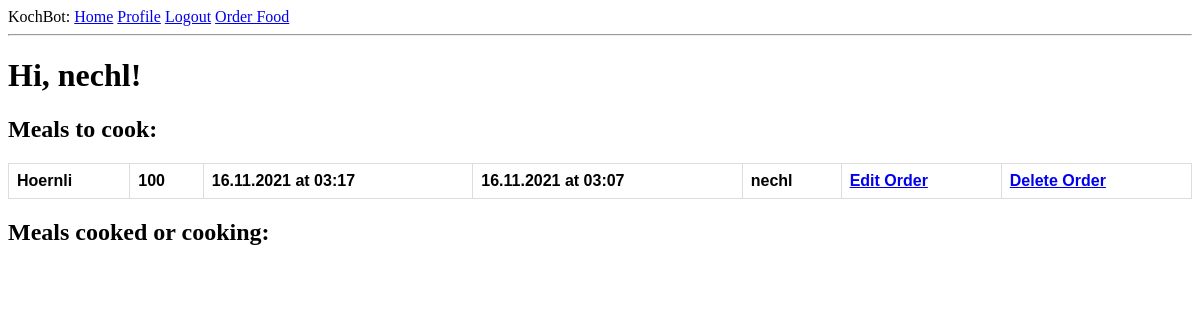
The page /index (signed in) on the database its author committed.
### app/models.py (models this page shows, shortened)
class User(UserMixin, db.Model):
    id = db.Column(db.Integer, primary_key=True)
    username = db.Column(db.String(64), index=True, unique=True)
    email = db.Column(db.String(120), index=True, unique=True)
    password_hash = db.Column(db.String(128))
    orders = db.relationship('Order', backref='author', lazy='dynamic')

class Order(db.Model):
    id = db.Column(db.Integer, primary_key = True)
    food = db.Column(db.String(140))
    timestamp = db.Column(db.DateTime,  default=datetime.utcnow)
    amount = db.Column(db.Integer())
    finished_at = db.Column(db.DateTime, index = True)
    start_at = db.Column(db.DateTime)
    user_id = db.Column(db.Integer, db.ForeignKey('user.id'))
    cooking = db.Column(db.Boolean, default = False)

### app/routes.py (the view)
@app.route('/')
@app.route('/index')
@login_required
def index():
    orders = Order.query.filter_by(cooking = False).order_by(Order.finished_at.asc()).all()
    orders_cooked = Order.query.filter_by(cooking = True).order_by(Order.finished_at.asc()).all()
    return render_template('index.html', title='Home', orders=orders, orders_cooked = orders_cooked)

### app/models.py (called while the page is built)
@login.user_loader
def load_user(id):
    return User.query.get(int(id))

### app/templates/index.html (shortened to what this page needs)
{% extends "base.html" %}
{% block content %}
    <div class="MainContent">
        <h1>Hi, {{ current_user.username }}!</h1>
        <h2>Meals to cook:</h2>
        <table id="orders">
            {% for order in orders %}
                {% include '_order.html' %}
            {% endfor %}
        </table>
        <h2>Meals cooked or cooking:</h2>
    </div>
{% endblock %}

### app/templates/_order.html
<tr id="orders">
    <th id="orders">{{ order.food }}</th>
    <th id="orders">{{ order.amount }}</th>
    <th id="orders">{{ order.finished_at.strftime("%d.%m.%Y at %H:%M") }}</th>
    <th id="orders">{{ order.start_at.strftime("%d.%m.%Y at %H:%M") }}</th>
    <th id="orders">{{ order.user_id }}</th>
    <th id="orders"><a href="{{ url_for('edit_order', id=order.id) }}">Edit Order</a></th>
    <th id="orders"><a href="{{ url_for('delete_order', id=order.id) }}">Delete Order</a></th>
</tr>

### app/static/style/style.css (style rules this page uses)
table#orders { font-family: Arial, sans-serif; font-style:normal; border-collapse: collapse; width: 100%; }
td#orders, th#orders { border: 1px solid #dddddd; text-align: left; padding: 8px; }
.MainContent { background-color: white; }

### rows shown on the page
User: username "nechl"
Order: food "Hoernli", amount "100", finished_at "16.11.2021 at 03:17", start_at "16.11.2021 at 03:07", user_id "nechl"
